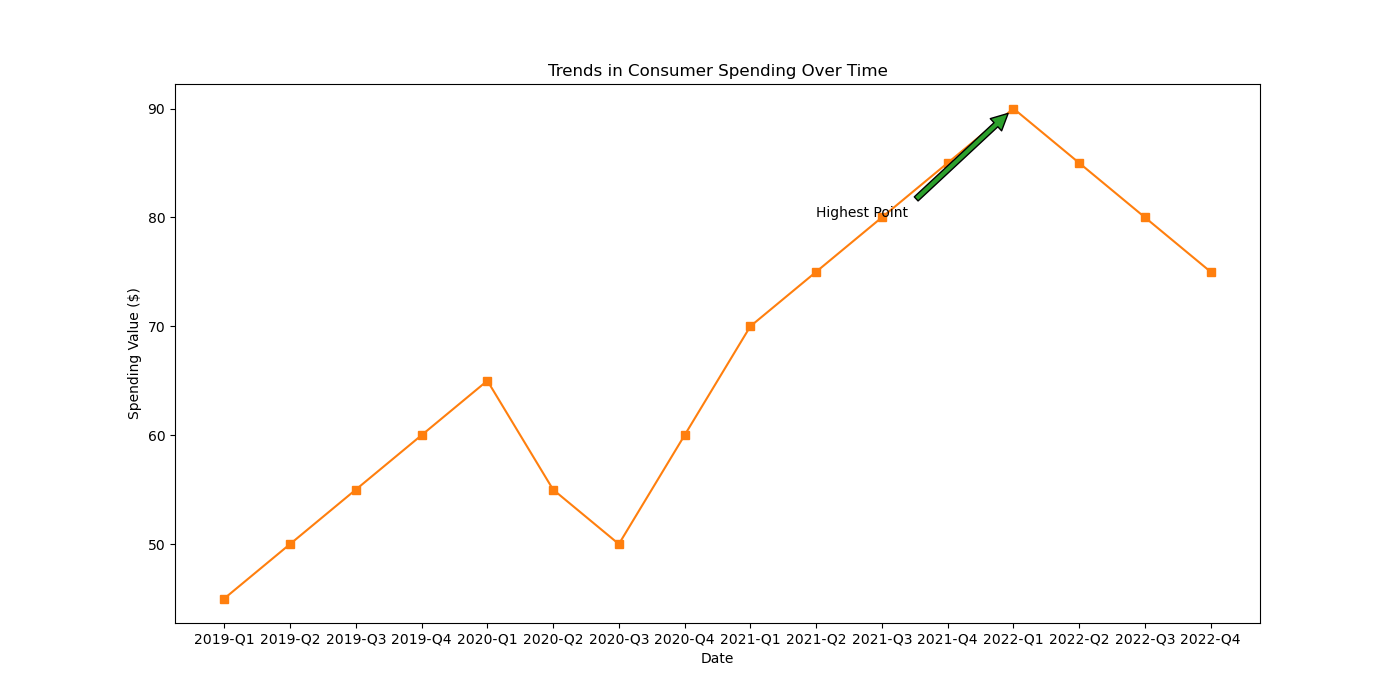

This chart was generated by the following Python code:

import matplotlib.pyplot as plt

# Data
dates = ['2019-Q1', '2019-Q2', '2019-Q3', '2019-Q4', '2020-Q1', '2020-Q2', '2020-Q3', '2020-Q4', 
         '2021-Q1', '2021-Q2', '2021-Q3', '2021-Q4', '2022-Q1', '2022-Q2', '2022-Q3', '2022-Q4']
value = [45, 50, 55, 60, 65, 55, 50, 60, 70, 75, 80, 85, 90, 85, 80, 75]

# Plotting the line chart
plt.figure(figsize=(14, 7))  # Change width and height
plt.plot(dates, value, color='#ff7f0e', marker='s')  # Specific color codes and marker style

# Annotate a specific point with the label
plt.annotate('Highest Point', xy=('2022-Q1', 90), xytext=('2021-Q2', 80),
             arrowprops=dict(facecolor='#2ca02c', shrink=0.05))

# Adding a title and labels
plt.title('Trends in Consumer Spending Over Time')  # Change the topic/headline
plt.xlabel('Date')
plt.ylabel('Spending Value ($)')

# Show the plot
plt.show()
